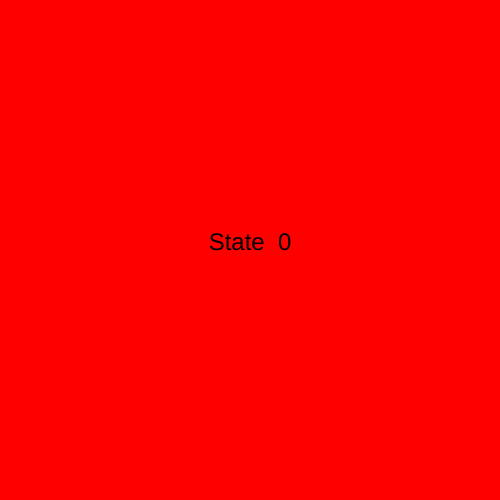
Frame 1 (no input)
Frame 60 (no input): identical to frame 1, image omitted
Frame 120 (the mouse pressed at the canvas centre since frame 60): identical to frame 1, image omitted

The p5.js sketch that drew this single still picture (run headless with seeded random() and noise() and a simulated clock; from frame 60 on, the mouse is pressed at the canvas centre):

// p5.js sketch
// ── sketch.js
let state = 0;

function setup() {
  createCanvas(500, 500);
  textSize(24);
  textAlign(CENTER);
}

function draw() {

  switch (state) {
    case 0:
      background("red");
      text("State  0", 250, 250);
      break;

    case 1:
      background("blue");
      text("State  1", 250, 250);
      break;

    case 2:
      background("green");
      text("State  2", 250, 250);
      break;

  }
}

function mouseReleased() {
  state++;
  if (state > 2) {
    state = 0;
  }
}
